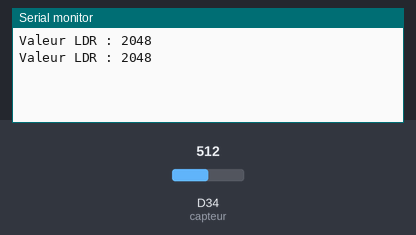
A sketch run on a simulated Arduino Due. On the bench: the last lines printed to the serial monitor. Inputs (shaded band) come from the test bench; at power-on: D34 (capteur) = 512 (analog values on the 0–1023 scale).

Above: at 1.8 s.
1.9 s: D34 (capteur) set to 716
At 2.6 s:
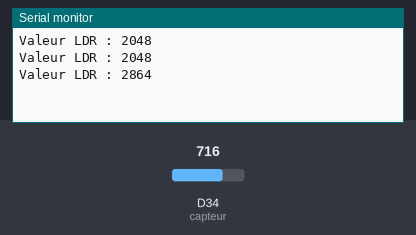
3.4 s: D34 (capteur) set to 900
At 4.8 s:
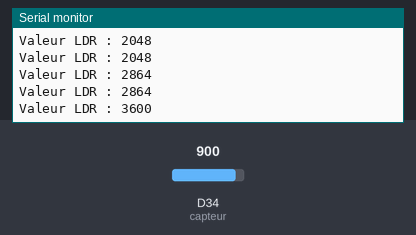
Timing chart, 0 to 6.4 s (numbered marks = the images above; inputs shaded):
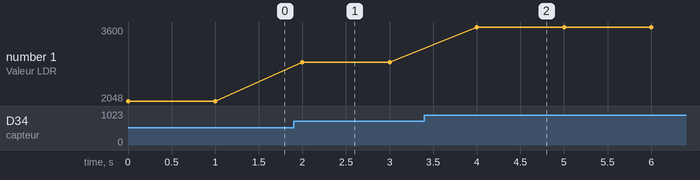

The sketch:

photoresistor.ino
```cpp
const int capteur = 34;

void setup() {
  Serial.begin(115200);
  analogReadResolution(12);
}

void loop() {
  int valeur = analogRead(capteur);

  Serial.print("Valeur LDR : ");
  Serial.println(valeur);

  delay(1000);
}
```

Measured:
- after the input at 1.9 s, the serial monitor: prints a new line after 0.10 s (image 1)
- after the input at 3.4 s, the serial monitor: prints a new line after 0.60 s (image 2)
- plotted number 1: 2048 → 2864 after the input at 1.9 s, 2864 → 3600 after the input at 3.4 s
